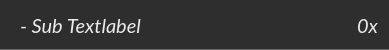
<?xml version="1.0" encoding="UTF-8"?>
<ui version="4.0">
 <class>DatasetSubEntry</class>
 <widget class="QWidget" name="DatasetSubEntry">
  <property name="geometry">
   <rect>
    <x>0</x>
    <y>0</y>
    <width>389</width>
    <height>50</height>
   </rect>
  </property>
  <property name="minimumSize">
   <size>
    <width>0</width>
    <height>50</height>
   </size>
  </property>
  <property name="maximumSize">
   <size>
    <width>16777215</width>
    <height>50</height>
   </size>
  </property>
  <property name="cursor">
   <cursorShape>PointingHandCursor</cursorShape>
  </property>
  <property name="windowTitle">
   <string>Form</string>
  </property>
  <property name="styleSheet">
   <string notr="true">QWidget {
	background-color: #2e2e2e;
	border-bottom: 1px solid #666666;
	border-radius: 0px;
}

QWidget:hover {
	background-color: #131313;
}</string>
  </property>
  <layout class="QHBoxLayout" name="horizontalLayout">
   <property name="leftMargin">
    <number>20</number>
   </property>
   <item>
    <widget class="QLabel" name="label_name">
     <property name="font">
      <font>
       <family>Lato</family>
       <pointsize>15</pointsize>
       <italic>true</italic>
       <fontweight>Light</fontweight>
      </font>
     </property>
     <property name="cursor">
      <cursorShape>PointingHandCursor</cursorShape>
     </property>
     <property name="styleSheet">
      <string notr="true">border: None;
color: #ebebeb;
background-color: transparent;</string>
     </property>
     <property name="text">
      <string>- Sub Textlabel</string>
     </property>
    </widget>
   </item>
   <item>
    <widget class="QLabel" name="label_peak_counter">
     <property name="enabled">
      <bool>true</bool>
     </property>
     <property name="maximumSize">
      <size>
       <width>55</width>
       <height>16777215</height>
      </size>
     </property>
     <property name="font">
      <font>
       <family>Lato</family>
       <pointsize>15</pointsize>
       <italic>true</italic>
       <fontweight>Light</fontweight>
      </font>
     </property>
     <property name="cursor">
      <cursorShape>PointingHandCursor</cursorShape>
     </property>
     <property name="styleSheet">
      <string notr="true">border: None;
color: #ebebeb;
background-color: transparent;</string>
     </property>
     <property name="text">
      <string>0x</string>
     </property>
     <property name="alignment">
      <set>Qt::AlignmentFlag::AlignRight|Qt::AlignmentFlag::AlignTrailing|Qt::AlignmentFlag::AlignVCenter</set>
     </property>
    </widget>
   </item>
  </layout>
 </widget>
 <resources/>
 <connections/>
</ui>
